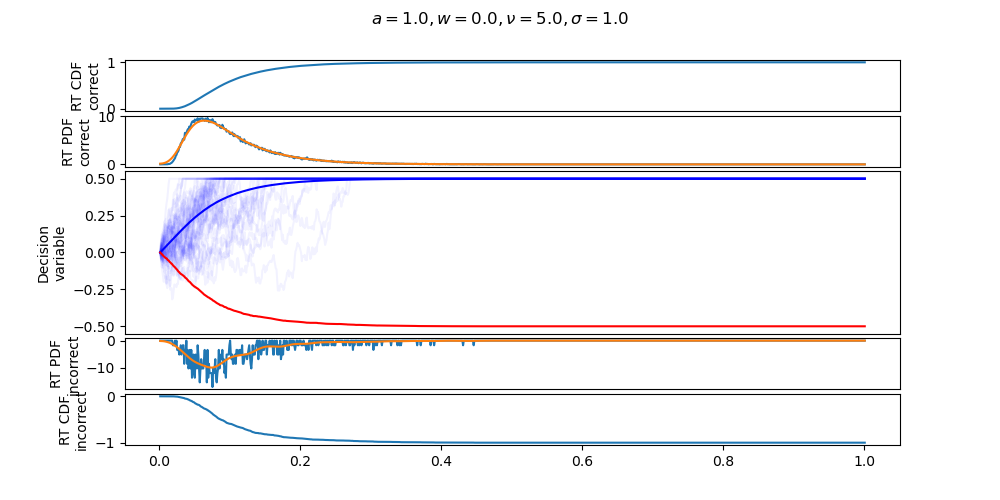

The Python source for this figure:
from matplotlib import pyplot as plt
from utils import *

# Simulation parameters
dt = 0.001
a = 1.0
w = 0.0
nu = 5.0
sigma = 1.0
num_trials = 100_000
duration = 1.0

trajectory, num_hit_upper, num_hit_lower, hit_upper_mask, hit_lower_mask = simplest_simulation(
    dt, a, w, nu, sigma, num_trials, duration
)

(
    total_hit_upper,
    total_hit_lower,
    num_hit_upper_cdf,
    num_hit_lower_cdf,
    num_hit_upper_pdf,
    num_hit_lower_pdf,
    smoothed_num_hit_upper_pdf,
    smoothed_num_hit_lower_pdf
) = generate_RT_distributions_no_time_warp(num_hit_upper, num_hit_lower, dt)

# Get average, seperated by answer
trajectories_hit_upper = trajectory[hit_upper_mask].mean(0).numpy()
trajectories_hit_lower = trajectory[hit_lower_mask].mean(0).numpy()

#### Plot master plot
fig, axes = plt.subplot_mosaic(
    '''
    NNNNNN
    NNNNNN
    BBBBBB
    BBBBBB
    AAAAAA
    AAAAAA
    AAAAAA
    AAAAAA
    AAAAAA
    AAAAAA
    CCCCCC
    CCCCCC
    VVVVVV
    VVVVVV
    ''',
    figsize = (10, 5)
)


time_axis = (torch.ones_like(trajectory[0]) * dt).cumsum(0)

for traj in trajectory[:50]:
    color = 'blue' if traj[-1] > 0 else 'red'
    axes['A'].plot(time_axis, traj.numpy(), color = color, alpha = 0.05)

axes['A'].plot(time_axis, trajectories_hit_upper, color = 'blue')
axes['A'].plot(time_axis, trajectories_hit_lower, color = 'red')

axes['B'].plot(time_axis[1:-1], num_hit_upper_pdf.numpy())
axes['C'].plot(time_axis[1:-1], - num_hit_lower_pdf.numpy())
axes['B'].plot(time_axis[1:-1], smoothed_num_hit_upper_pdf)
axes['C'].plot(time_axis[1:-1], - smoothed_num_hit_lower_pdf)
axes['N'].plot(time_axis[1:], num_hit_upper_cdf.numpy())
axes['V'].plot(time_axis[1:], - num_hit_lower_cdf.numpy())

for x in 'ABCNV':
    axes[x].set_xlim(axes[x].get_xlim())
    if x != 'V':
        axes[x].get_xaxis().set_visible(False)

axes['A'].set_ylabel('Decision\nvariable')
axes['B'].set_ylabel('RT PDF\ncorrect')
axes['C'].set_ylabel('RT PDF\nincorrect')
axes['N'].set_ylabel('RT CDF\ncorrect')
axes['V'].set_ylabel('RT CDF\nincorrect')

fig.suptitle(f"$a = {a}, w = {w}, \\nu = {nu}, \sigma = {sigma}$")
plt.savefig('initial_simulations_puria/a_single_parameters_detailed_plot.png')
